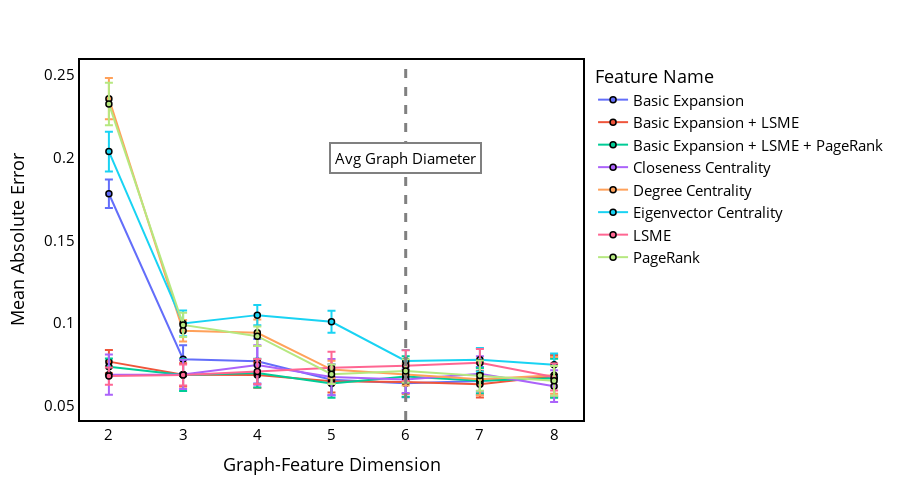

Notebook source saved alongside this figure:
### Code cell
fig = px.line(df, x="emb_dim", y="mae_mean", error_y="mae_std", color="Feature Name", markers=True)

# Update figure layout
fig.update_layout(paper_bgcolor='white')
fig.update_layout(plot_bgcolor='white')
fig.update_yaxes(color='black')
fig.update_layout(
    yaxis = dict(
        title = "Mean Absolute Error",
        zeroline=True,
        showline = True,
        linecolor = 'black',
        mirror=True,
        linewidth = 2
    ),
    xaxis = dict(
        title = "Graph-Feature Dimension",
        mirror=True,
        zeroline=True,
        showline = True,
        linecolor = 'black',
        linewidth = 2,
    ),
    width=900,
    height=500,
    font=dict(
    size=15,
    color="black")
        
)
fig.update_layout(showlegend=True)
# fig.update_layout(legend=dict(
#     yanchor="bottom",
#     y=0.7,
#     xanchor="left",
#     x=0.61,
#     bordercolor="Black",
#     borderwidth=1
# ))



fig.update_xaxes(showgrid=False, gridwidth=0.5, gridcolor='#e3e1e1')
fig.update_yaxes(showgrid=False, gridwidth=0.5, gridcolor='grey')
fig.update_traces(marker_line_color='black', marker_line_width=1.5, opacity=1.0)

fig.add_vline(x=6, line_width=3, line_dash="dash", line_color="grey")

fig.add_annotation(x=6, y=0.2,
            text="Avg Graph Diameter",
            showarrow=False,
            arrowhead=1,
            bgcolor="white",
            font=dict(
            size=15,
            color="black"),
            bordercolor="grey",
            borderwidth=2,
            borderpad=4,)


fig.show()

### Figure 1 — Plotly figure (JSON) as saved in the notebook; plotly's stock layout.template omitted (floating-point values rounded to 4 significant figures)
{"data": [{"error_y": {"array": [0.008559, 0.008515, 0.01348, 0.009326, 0.008426, 0.008432, 0.01174]}, "hovertemplate": "Feature Name=Basic Expansion<br>emb_dim=%{x}<br>mae_mean=%{y}<extra></extra>", "legendgroup": "Basic Expansion", "line": {"color": "#636efa", "dash": "solid"}, "marker": {"line": {"color": "black", "width": 1.5}, "symbol": "circle"}, "mode": "lines+markers", "name": "Basic Expansion", "opacity": 1, "orientation": "v", "showlegend": true, "type": "scatter", "x": [2, 3, 4, 5, 6, 7, 8], "xaxis": "x", "y": [0.1782, 0.07798, 0.07675, 0.06559, 0.06339, 0.06485, 0.06758], "yaxis": "y"}, {"error_y": {"array": [0.00703, 0.007064, 0.007631, 0.006733, 0.007131, 0.008114, 0.01278]}, "hovertemplate": "Feature Name=Basic Expansion + LSME<br>emb_dim=%{x}<br>mae_mean=%{y}<extra></extra>", "legendgroup": "Basic Expansion + LSME", "line": {"color": "#EF553B", "dash": "solid"}, "marker": {"line": {"color": "black", "width": 1.5}, "symbol": "circle"}, "mode": "lines+markers", "name": "Basic Expansion + LSME", "opacity": 1, "orientation": "v", "showlegend": true, "type": "scatter", "x": [2, 3, 4, 5, 6, 7, 8], "xaxis": "x", "y": [0.07655, 0.06856, 0.06842, 0.06464, 0.06424, 0.06291, 0.06777], "yaxis": "y"}, {"error_y": {"array": [0.005086, 0.009697, 0.008668, 0.00861, 0.0123, 0.007638, 0.01176]}, "hovertemplate": "Feature Name=Basic Expansion + LSME + PageRank<br>emb_dim=%{x}<br>mae_mean=%{y}<extra></extra>", "legendgroup": "Basic Expansion + LSME + PageRank", "line": {"color": "#00cc96", "dash": "solid"}, "marker": {"line": {"color": "black", "width": 1.5}, "symbol": "circle"}, "mode": "lines+markers", "name": "Basic Expansion + LSME + PageRank", "opacity": 1, "orientation": "v", "showlegend": true, "type": "scatter", "x": [2, 3, 4, 5, 6, 7, 8], "xaxis": "x", "y": [0.07343, 0.0684, 0.06961, 0.0633, 0.06757, 0.065, 0.0665], "yaxis": "y"}, {"error_y": {"array": [0.01219, 0.008859, 0.01196, 0.01092, 0.00814, 0.0106, 0.009578]}, "hovertemplate": "Feature Name=Closeness Centrality<br>emb_dim=%{x}<br>mae_mean=%{y}<extra></extra>", "legendgroup": "Closeness Centrality", "line": {"color": "#ab63fa", "dash": "solid"}, "marker": {"line": {"color": "black", "width": 1.5}, "symbol": "circle"}, "mode": "lines+markers", "name": "Closeness Centrality", "opacity": 1, "orientation": "v", "showlegend": true, "type": "scatter", "x": [2, 3, 4, 5, 6, 7, 8], "xaxis": "x", "y": [0.06864, 0.06878, 0.07452, 0.06718, 0.06568, 0.06928, 0.06169], "yaxis": "y"}, {"error_y": {"array": [0.01249, 0.006478, 0.007998, 0.005343, 0.006664, 0.009566, 0.01113]}, "hovertemplate": "Feature Name=Degree Centrality<br>emb_dim=%{x}<br>mae_mean=%{y}<extra></extra>", "legendgroup": "Degree Centrality", "line": {"color": "#FFA15A", "dash": "solid"}, "marker": {"line": {"color": "black", "width": 1.5}, "symbol": "circle"}, "mode": "lines+markers", "name": "Degree Centrality", "opacity": 1, "orientation": "v", "showlegend": true, "type": "scatter", "x": [2, 3, 4, 5, 6, 7, 8], "xaxis": "x", "y": [0.2358, 0.09521, 0.09398, 0.07177, 0.06879, 0.06581, 0.06824], "yaxis": "y"}, {"error_y": {"array": [0.012, 0.007792, 0.006076, 0.006644, 0.006559, 0.007107, 0.006875]}, "hovertemplate": "Feature Name=Eigenvector Centrality<br>emb_dim=%{x}<br>mae_mean=%{y}<extra></extra>", "legendgroup": "Eigenvector Centrality", "line": {"color": "#19d3f3", "dash": "solid"}, "marker": {"line": {"color": "black", "width": 1.5}, "symbol": "circle"}, "mode": "lines+markers", "name": "Eigenvector Centrality", "opacity": 1, "orientation": "v", "showlegend": true, "type": "scatter", "x": [2, 3, 4, 5, 6, 7, 8], "xaxis": "x", "y": [0.2037, 0.09969, 0.1047, 0.1007, 0.07698, 0.07763, 0.07459], "yaxis": "y"}, {"error_y": {"array": [0.005194, 0.00637, 0.007613, 0.009629, 0.009254, 0.008286, 0.008152]}, "hovertemplate": "Feature Name=LSME<br>emb_dim=%{x}<br>mae_mean=%{y}<extra></extra>", "legendgroup": "LSME", "line": {"color": "#FF6692", "dash": "solid"}, "marker": {"line": {"color": "black", "width": 1.5}, "symbol": "circle"}, "mode": "lines+markers", "name": "LSME", "opacity": 1, "orientation": "v", "showlegend": true, "type": "scatter", "x": [2, 3, 4, 5, 6, 7, 8], "xaxis": "x", "y": [0.06782, 0.06842, 0.07061, 0.07289, 0.07413, 0.07585, 0.06723], "yaxis": "y"}, {"error_y": {"array": [0.01285, 0.007359, 0.005875, 0.005895, 0.007132, 0.009179, 0.009002]}, "hovertemplate": "Feature Name=PageRank<br>emb_dim=%{x}<br>mae_mean=%{y}<extra></extra>", "legendgroup": "PageRank", "line": {"color": "#B6E880", "dash": "solid"}, "marker": {"line": {"color": "black", "width": 1.5}, "symbol": "circle"}, "mode": "lines+markers", "name": "PageRank", "opacity": 1, "orientation": "v", "showlegend": true, "type": "scatter", "x": [2, 3, 4, 5, 6, 7, 8], "xaxis": "x", "y": [0.2326, 0.09878, 0.09196, 0.06894, 0.07088, 0.06811, 0.06495], "yaxis": "y"}], "layout": {"annotations": [{"arrowhead": 1, "bgcolor": "white", "bordercolor": "grey", "borderpad": 4, "borderwidth": 2, "font": {"color": "black", "size": 15}, "showarrow": false, "text": "Avg Graph Diameter", "x": 6, "y": 0.2}], "font": {"color": "black", "size": 15}, "height": 500, "legend": {"title": {"text": "Feature Name"}, "tracegroupgap": 0}, "margin": {"t": 60}, "paper_bgcolor": "white", "plot_bgcolor": "white", "shapes": [{"line": {"color": "grey", "dash": "dash", "width": 3}, "type": "line", "x0": 6, "x1": 6, "xref": "x", "y0": 0, "y1": 1, "yref": "y domain"}], "showlegend": true, "width": 900, "xaxis": {"anchor": "y", "autorange": true, "domain": [0, 1], "gridcolor": "#e3e1e1", "gridwidth": 0.5, "linecolor": "black", "linewidth": 2, "mirror": true, "range": [1.607, 8.393], "showgrid": false, "showline": true, "title": {"text": "Graph-Feature Dimension"}, "type": "linear", "zeroline": true}, "yaxis": {"anchor": "x", "autorange": true, "color": "black", "domain": [0, 1], "gridcolor": "grey", "gridwidth": 0.5, "linecolor": "black", "linewidth": 2, "mirror": true, "range": [0.04122, 0.2592], "showgrid": false, "showline": true, "title": {"text": "Mean Absolute Error"}, "type": "linear", "zeroline": true}}}
